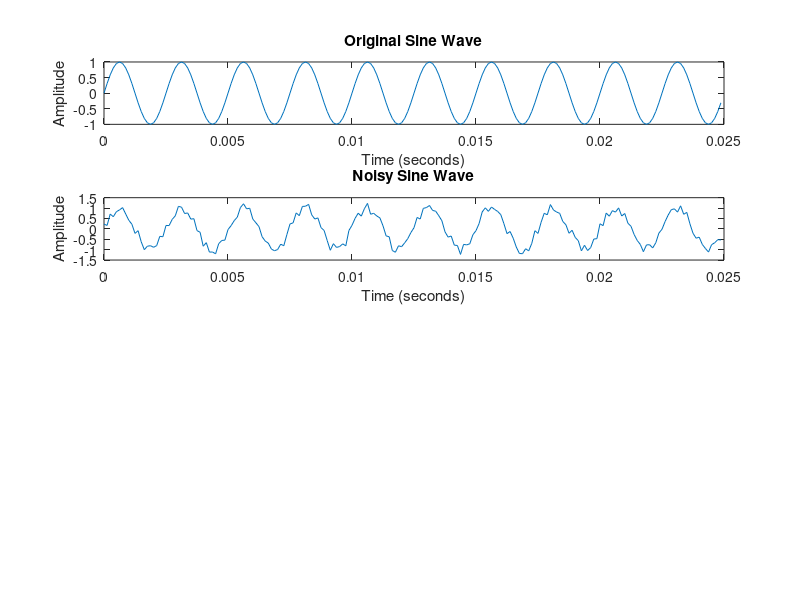

Write the MATLAB code that produced this figure. (Note: this script raises an error after producing the figure.)
hn = [1/5,1/5,1/5,1/5,1/5];

n = 0:199;
f = 400;
fs = 8000;
ts = 1/fs;
t = n*ts;
xn = sin(2*pi*f*t);

figure(1)
subplot(4,1,1)
plot(t, xn);
xlabel('Time (seconds)')
ylabel('Amplitude')
title('Original Sine Wave')

% Adding noise
xn = xn + 0.25 * (-1 + 2 * rand(size(xn)));

subplot(4,1,2)
plot(t, xn);
xlabel('Time (seconds)')
ylabel('Amplitude')
title('Noisy Sine Wave')

% Moving average filter for last 5 sequence in time domain
y = myLinconv(xn, hn);

subplot(4,1,3)
plot(t, y(1:200));
xlabel('Time (seconds)')
ylabel('Amplitude')
title('Filtered Signal (Time Domain)')

% Moving average filter for last 5 sequence in frequency domain
y1 = ifft(fft(xn, 200) .* fft(hn, 200));

subplot(4,1,4)
plot(t, y1);
xlabel('Time (seconds)')
ylabel('Amplitude')
title('Filtered Signal (Frequency Domain)')
